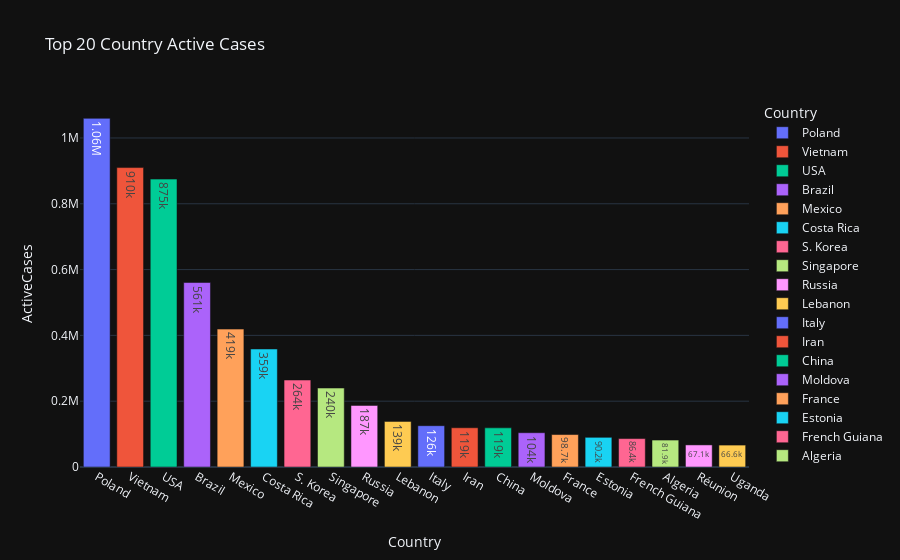

Notebook source saved alongside this figure:
### Code cell
px.bar(country_Active,x='Country',y='ActiveCases',color='Country',text_auto='.3s',title='Top 20 Country Active Cases',template="plotly_dark")

### Figure 1 — Plotly figure (JSON) as saved in the notebook; plotly's stock layout.template omitted (floating-point values rounded to 4 significant figures)
{"data": [{"alignmentgroup": "True", "hovertemplate": "Country=%{x}<br>ActiveCases=%{y}<extra></extra>", "legendgroup": "Poland", "marker": {"color": "#636efa", "pattern": {"shape": ""}}, "name": "Poland", "offsetgroup": "Poland", "orientation": "v", "showlegend": true, "textposition": "auto", "texttemplate": "%{y:.3s}", "type": "bar", "x": ["Poland"], "xaxis": "x", "y": [1059640], "yaxis": "y"}, {"alignmentgroup": "True", "hovertemplate": "Country=%{x}<br>ActiveCases=%{y}<extra></extra>", "legendgroup": "Vietnam", "marker": {"color": "#EF553B", "pattern": {"shape": ""}}, "name": "Vietnam", "offsetgroup": "Vietnam", "orientation": "v", "showlegend": true, "textposition": "auto", "texttemplate": "%{y:.3s}", "type": "bar", "x": ["Vietnam"], "xaxis": "x", "y": [910032], "yaxis": "y"}, {"alignmentgroup": "True", "hovertemplate": "Country=%{x}<br>ActiveCases=%{y}<extra></extra>", "legendgroup": "USA", "marker": {"color": "#00cc96", "pattern": {"shape": ""}}, "name": "USA", "offsetgroup": "USA", "orientation": "v", "showlegend": true, "textposition": "auto", "texttemplate": "%{y:.3s}", "type": "bar", "x": ["USA"], "xaxis": "x", "y": [874983], "yaxis": "y"}, {"alignmentgroup": "True", "hovertemplate": "Country=%{x}<br>ActiveCases=%{y}<extra></extra>", "legendgroup": "Brazil", "marker": {"color": "#ab63fa", "pattern": {"shape": ""}}, "name": "Brazil", "offsetgroup": "Brazil", "orientation": "v", "showlegend": true, "textposition": "auto", "texttemplate": "%{y:.3s}", "type": "bar", "x": ["Brazil"], "xaxis": "x", "y": [560644], "yaxis": "y"}, {"alignmentgroup": "True", "hovertemplate": "Country=%{x}<br>ActiveCases=%{y}<extra></extra>", "legendgroup": "Mexico", "marker": {"color": "#FFA15A", "pattern": {"shape": ""}}, "name": "Mexico", "offsetgroup": "Mexico", "orientation": "v", "showlegend": true, "textposition": "auto", "texttemplate": "%{y:.3s}", "type": "bar", "x": ["Mexico"], "xaxis": "x", "y": [419126], "yaxis": "y"}, {"alignmentgroup": "True", "hovertemplate": "Country=%{x}<br>ActiveCases=%{y}<extra></extra>", "legendgroup": "Costa Rica", "marker": {"color": "#19d3f3", "pattern": {"shape": ""}}, "name": "Costa Rica", "offsetgroup": "Costa Rica", "orientation": "v", "showlegend": true, "textposition": "auto", "texttemplate": "%{y:.3s}", "type": "bar", "x": ["Costa Rica"], "xaxis": "x", "y": [358597], "yaxis": "y"}, {"alignmentgroup": "True", "hovertemplate": "Country=%{x}<br>ActiveCases=%{y}<extra></extra>", "legendgroup": "S. Korea", "marker": {"color": "#FF6692", "pattern": {"shape": ""}}, "name": "S. Korea", "offsetgroup": "S. Korea", "orientation": "v", "showlegend": true, "textposition": "auto", "texttemplate": "%{y:.3s}", "type": "bar", "x": ["S. Korea"], "xaxis": "x", "y": [264364], "yaxis": "y"}, {"alignmentgroup": "True", "hovertemplate": "Country=%{x}<br>ActiveCases=%{y}<extra></extra>", "legendgroup": "Singapore", "marker": {"color": "#B6E880", "pattern": {"shape": ""}}, "name": "Singapore", "offsetgroup": "Singapore", "orientation": "v", "showlegend": true, "textposition": "auto", "texttemplate": "%{y:.3s}", "type": "bar", "x": ["Singapore"], "xaxis": "x", "y": [239938], "yaxis": "y"}, {"alignmentgroup": "True", "hovertemplate": "Country=%{x}<br>ActiveCases=%{y}<extra></extra>", "legendgroup": "Russia", "marker": {"color": "#FF97FF", "pattern": {"shape": ""}}, "name": "Russia", "offsetgroup": "Russia", "orientation": "v", "showlegend": true, "textposition": "auto", "texttemplate": "%{y:.3s}", "type": "bar", "x": ["Russia"], "xaxis": "x", "y": [187073], "yaxis": "y"}, {"alignmentgroup": "True", "hovertemplate": "Country=%{x}<br>ActiveCases=%{y}<extra></extra>", "legendgroup": "Lebanon", "marker": {"color": "#FECB52", "pattern": {"shape": ""}}, "name": "Lebanon", "offsetgroup": "Lebanon", "orientation": "v", "showlegend": true, "textposition": "auto", "texttemplate": "%{y:.3s}", "type": "bar", "x": ["Lebanon"], "xaxis": "x", "y": [138634], "yaxis": "y"}, {"alignmentgroup": "True", "hovertemplate": "Country=%{x}<br>ActiveCases=%{y}<extra></extra>", "legendgroup": "Italy", "marker": {"color": "#636efa", "pattern": {"shape": ""}}, "name": "Italy", "offsetgroup": "Italy", "orientation": "v", "showlegend": true, "textposition": "auto", "texttemplate": "%{y:.3s}", "type": "bar", "x": ["Italy"], "xaxis": "x", "y": [125553], "yaxis": "y"}, {"alignmentgroup": "True", "hovertemplate": "Country=%{x}<br>ActiveCases=%{y}<extra></extra>", "legendgroup": "Iran", "marker": {"color": "#EF553B", "pattern": {"shape": ""}}, "name": "Iran", "offsetgroup": "Iran", "orientation": "v", "showlegend": true, "textposition": "auto", "texttemplate": "%{y:.3s}", "type": "bar", "x": ["Iran"], "xaxis": "x", "y": [119196], "yaxis": "y"}, {"alignmentgroup": "True", "hovertemplate": "Country=%{x}<br>ActiveCases=%{y}<extra></extra>", "legendgroup": "China", "marker": {"color": "#00cc96", "pattern": {"shape": ""}}, "name": "China", "offsetgroup": "China", "orientation": "v", "showlegend": true, "textposition": "auto", "texttemplate": "%{y:.3s}", "type": "bar", "x": ["China"], "xaxis": "x", "y": [118977], "yaxis": "y"}, {"alignmentgroup": "True", "hovertemplate": "Country=%{x}<br>ActiveCases=%{y}<extra></extra>", "legendgroup": "Moldova", "marker": {"color": "#ab63fa", "pattern": {"shape": ""}}, "name": "Moldova", "offsetgroup": "Moldova", "orientation": "v", "showlegend": true, "textposition": "auto", "texttemplate": "%{y:.3s}", "type": "bar", "x": ["Moldova"], "xaxis": "x", "y": [104164], "yaxis": "y"}, {"alignmentgroup": "True", "hovertemplate": "Country=%{x}<br>ActiveCases=%{y}<extra></extra>", "legendgroup": "France", "marker": {"color": "#FFA15A", "pattern": {"shape": ""}}, "name": "France", "offsetgroup": "France", "orientation": "v", "showlegend": true, "textposition": "auto", "texttemplate": "%{y:.3s}", "type": "bar", "x": ["France"], "xaxis": "x", "y": [98658], "yaxis": "y"}, {"alignmentgroup": "True", "hovertemplate": "Country=%{x}<br>ActiveCases=%{y}<extra></extra>", "legendgroup": "Estonia", "marker": {"color": "#19d3f3", "pattern": {"shape": ""}}, "name": "Estonia", "offsetgroup": "Estonia", "orientation": "v", "showlegend": true, "textposition": "auto", "texttemplate": "%{y:.3s}", "type": "bar", "x": ["Estonia"], "xaxis": "x", "y": [90209], "yaxis": "y"}, {"alignmentgroup": "True", "hovertemplate": "Country=%{x}<br>ActiveCases=%{y}<extra></extra>", "legendgroup": "French Guiana", "marker": {"color": "#FF6692", "pattern": {"shape": ""}}, "name": "French Guiana", "offsetgroup": "French Guiana", "orientation": "v", "showlegend": true, "textposition": "auto", "texttemplate": "%{y:.3s}", "type": "bar", "x": ["French Guiana"], "xaxis": "x", "y": [86367], "yaxis": "y"}, {"alignmentgroup": "True", "hovertemplate": "Country=%{x}<br>ActiveCases=%{y}<extra></extra>", "legendgroup": "Algeria", "marker": {"color": "#B6E880", "pattern": {"shape": ""}}, "name": "Algeria", "offsetgroup": "Algeria", "orientation": "v", "showlegend": true, "textposition": "auto", "texttemplate": "%{y:.3s}", "type": "bar", "x": ["Algeria"], "xaxis": "x", "y": [81908], "yaxis": "y"}, {"alignmentgroup": "True", "hovertemplate": "Country=%{x}<br>ActiveCases=%{y}<extra></extra>", "legendgroup": "Réunion", "marker": {"color": "#FF97FF", "pattern": {"shape": ""}}, "name": "Réunion", "offsetgroup": "Réunion", "orientation": "v", "showlegend": true, "textposition": "auto", "texttemplate": "%{y:.3s}", "type": "bar", "x": ["Réunion"], "xaxis": "x", "y": [67095], "yaxis": "y"}, {"alignmentgroup": "True", "hovertemplate": "Country=%{x}<br>ActiveCases=%{y}<extra></extra>", "legendgroup": "Uganda", "marker": {"color": "#FECB52", "pattern": {"shape": ""}}, "name": "Uganda", "offsetgroup": "Uganda", "orientation": "v", "showlegend": true, "textposition": "auto", "texttemplate": "%{y:.3s}", "type": "bar", "x": ["Uganda"], "xaxis": "x", "y": [66584], "yaxis": "y"}], "layout": {"barmode": "relative", "legend": {"title": {"text": "Country"}, "tracegroupgap": 0}, "title": {"text": "Top 20 Country Active Cases"}, "xaxis": {"anchor": "y", "categoryarray": ["Poland", "Vietnam", "USA", "Brazil", "Mexico", "Costa Rica", "S. Korea", "Singapore", "Russia", "Lebanon", "Italy", "Iran", "China", "Moldova", "France", "Estonia", "French Guiana", "Algeria", "Réunion", "Uganda"], "categoryorder": "array", "domain": [0, 1], "title": {"text": "Country"}}, "yaxis": {"anchor": "x", "domain": [0, 1], "title": {"text": "ActiveCases"}}}}
